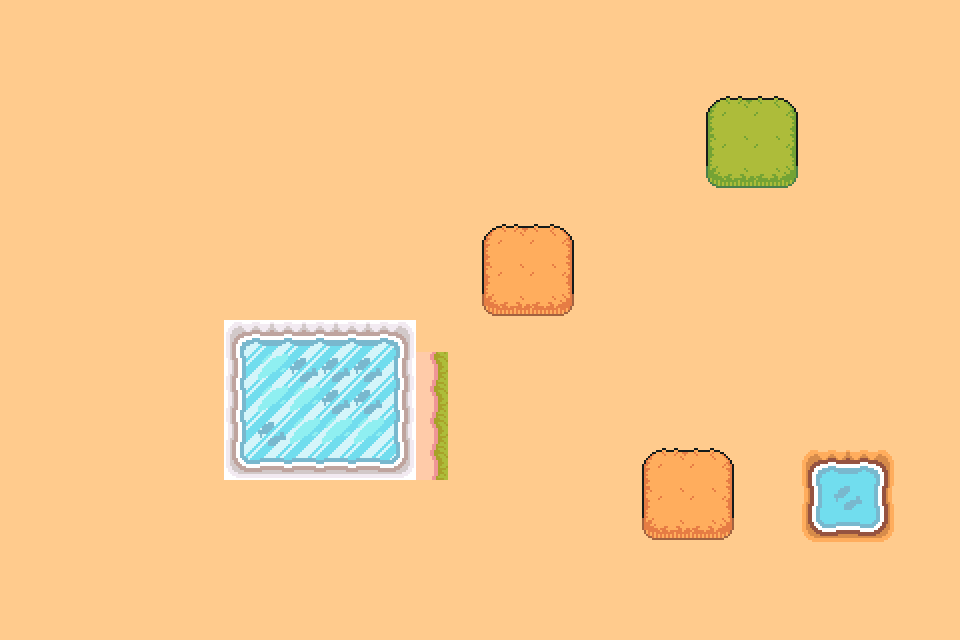

This game map was drawn from its Tiled (.tmx) file and the tilesets committed beside it. A one-line description and the full map source follow:
An orthogonal 30x20 tile map with 32x32 px tiles, 2 tile layers (Floor, Ground), 3 tilesets and 5 objects (spawn-point, water, wall).

<map version="1.10" tiledversion="1.10.2" orientation="orthogonal" renderorder="right-down" width="30" height="20" tilewidth="32" tileheight="32" infinite="0" nextlayerid="4" nextobjectid="6">
 <editorsettings>
  <export target="Map.json" format="json" />
 </editorsettings>
 <tileset firstgid="1" name="TilesetFloor" tilewidth="32" tileheight="32" tilecount="30" columns="5">
  <image source="assets/TilesetField.png" width="160" height="192" />
 </tileset>
 <tileset firstgid="31" name="TilesetFloor" tilewidth="32" tileheight="32" tilecount="572" columns="22">
  <image source="assets/TilesetFloor.png" width="704" height="834" />
 </tileset>
 <tileset firstgid="603" name="TilesetWater" tilewidth="32" tileheight="32" tilecount="476" columns="28">
  <image source="assets/TilesetWater.png" width="896" height="544" />
  <tile id="123">
   <animation>
    <frame tileid="123" duration="600" />
    <frame tileid="67" duration="600" />
   </animation>
  </tile>
 </tileset>
 <layer id="1" name="Floor" width="30" height="20">
  <data encoding="csv">
54,54,54,54,54,54,54,54,54,54,54,54,54,54,54,54,54,54,54,54,54,54,54,54,54,54,54,54,54,54,
54,54,54,54,54,54,54,54,54,54,54,54,54,54,54,54,54,54,54,54,54,54,54,54,54,54,54,54,54,54,
54,54,54,54,54,54,54,54,54,54,54,54,54,54,54,54,54,54,54,54,54,54,54,54,54,54,54,54,54,54,
54,54,54,54,54,54,54,54,54,54,54,54,54,54,54,54,54,54,54,54,54,54,54,54,54,54,54,54,54,54,
54,54,54,54,54,54,54,54,54,54,54,54,54,54,54,54,54,54,54,54,54,54,54,54,54,54,54,54,54,54,
54,54,54,54,54,54,54,54,54,54,54,54,54,54,54,54,54,54,54,54,54,54,54,54,54,54,54,54,54,54,
54,54,54,54,54,54,54,54,54,54,54,54,54,54,54,54,54,54,54,54,54,54,54,54,54,54,54,54,54,54,
54,54,54,54,54,54,54,54,54,54,54,54,54,54,54,54,54,54,54,54,54,54,54,54,54,54,54,54,54,54,
54,54,54,54,54,54,54,54,54,54,54,54,54,54,54,54,54,54,54,54,54,54,54,54,54,54,54,54,54,54,
54,54,54,54,54,54,54,54,54,54,54,54,54,54,54,54,54,54,54,54,54,54,54,54,54,54,54,54,54,54,
54,54,54,54,54,54,54,616,617,617,617,617,618,54,54,54,54,54,54,54,54,54,54,54,54,54,54,54,54,54,
54,54,54,54,54,54,54,644,683,739,739,739,646,177,54,54,54,54,54,54,54,54,54,54,54,54,54,54,54,54,
54,54,54,54,54,54,54,644,683,683,739,739,646,177,54,54,54,54,54,54,54,54,54,54,54,54,54,54,54,54,
54,54,54,54,54,54,54,644,739,683,683,683,646,177,54,54,54,54,54,54,54,54,54,54,54,54,54,54,54,54,
54,54,54,54,54,54,54,672,673,673,673,673,674,177,54,54,54,54,54,54,54,54,54,54,54,603,604,605,54,54,
54,54,54,54,54,54,54,54,54,54,54,54,54,54,54,54,54,54,54,54,54,54,54,54,54,631,726,633,54,54,
54,54,54,54,54,54,54,54,54,54,54,54,54,54,54,54,54,54,54,54,54,54,54,54,54,659,660,661,54,54,
54,54,54,54,54,54,54,54,54,54,54,54,54,54,54,54,54,54,54,54,54,54,54,54,54,54,54,54,54,54,
54,54,54,54,54,54,54,54,54,54,54,54,54,54,54,54,54,54,54,54,54,54,54,54,54,54,54,54,54,54,
54,54,54,54,54,54,54,54,54,54,54,54,54,54,54,54,54,54,54,54,54,54,54,54,54,54,54,54,54,54
</data>
 </layer>
 <layer id="2" name="Ground" width="30" height="20">
  <data encoding="csv">
0,0,0,0,0,0,0,0,0,0,0,0,0,0,0,0,0,0,0,0,0,0,0,0,0,0,0,0,0,0,
0,0,0,0,0,0,0,0,0,0,0,0,0,0,0,0,0,0,0,0,0,0,0,0,0,0,0,0,0,0,
0,0,0,0,0,0,0,0,0,0,0,0,0,0,0,0,0,0,0,0,0,0,0,0,0,0,0,0,0,0,
0,0,0,0,0,0,0,0,0,0,0,0,0,0,0,0,0,0,0,0,0,0,16,17,18,0,0,0,0,0,
0,0,0,0,0,0,0,0,0,0,0,0,0,0,0,0,0,0,0,0,0,0,21,22,23,0,0,0,0,0,
0,0,0,0,0,0,0,0,0,0,0,0,0,0,0,0,0,0,0,0,0,0,26,27,28,0,0,0,0,0,
0,0,0,0,0,0,0,0,0,0,0,0,0,0,0,0,0,0,0,0,0,0,0,0,0,0,0,0,0,0,
0,0,0,0,0,0,0,0,0,0,0,0,0,0,0,1,2,3,0,0,0,0,0,0,0,0,0,0,0,0,
0,0,0,0,0,0,0,0,0,0,0,0,0,0,0,6,7,8,0,0,0,0,0,0,0,0,0,0,0,0,
0,0,0,0,0,0,0,0,0,0,0,0,0,0,0,11,12,13,0,0,0,0,0,0,0,0,0,0,0,0,
0,0,0,0,0,0,0,0,0,0,0,0,0,0,0,0,0,0,0,0,0,0,0,0,0,0,0,0,0,0,
0,0,0,0,0,0,0,0,0,0,0,0,0,0,0,0,0,0,0,0,0,0,0,0,0,0,0,0,0,0,
0,0,0,0,0,0,0,0,0,0,0,0,0,0,0,0,0,0,0,0,0,0,0,0,0,0,0,0,0,0,
0,0,0,0,0,0,0,0,0,0,0,0,0,0,0,0,0,0,0,0,0,0,0,0,0,0,0,0,0,0,
0,0,0,0,0,0,0,0,0,0,0,0,0,0,0,0,0,0,0,0,1,2,3,0,0,0,0,0,0,0,
0,0,0,0,0,0,0,0,0,0,0,0,0,0,0,0,0,0,0,0,6,7,8,0,0,0,0,0,0,0,
0,0,0,0,0,0,0,0,0,0,0,0,0,0,0,0,0,0,0,0,11,12,13,0,0,0,0,0,0,0,
0,0,0,0,0,0,0,0,0,0,0,0,0,0,0,0,0,0,0,0,0,0,0,0,0,0,0,0,0,0,
0,0,0,0,0,0,0,0,0,0,0,0,0,0,0,0,0,0,0,0,0,0,0,0,0,0,0,0,0,0,
0,0,0,0,0,0,0,0,0,0,0,0,0,0,0,0,0,0,0,0,0,0,0,0,0,0,0,0,0,0
</data>
 </layer>
 <objectgroup id="3" name="Objects">
  <object id="1" type="spawn-point" x="505.252" y="392.696">
   <point />
  </object>
  <object id="2" type="water" x="247.624" y="346.423" width="143.822" height="107.554" />
  <object id="3" type="wall" x="486.493" y="230.115" width="78.7894" height="78.7894" />
  <object id="4" x="191" y="69">
   <polygon points="0,0 46,59 -24,73 -37,25" />
  </object>
  <object id="5" x="304" y="44" width="60" height="53">
   <ellipse />
  </object>
 </objectgroup>
</map>